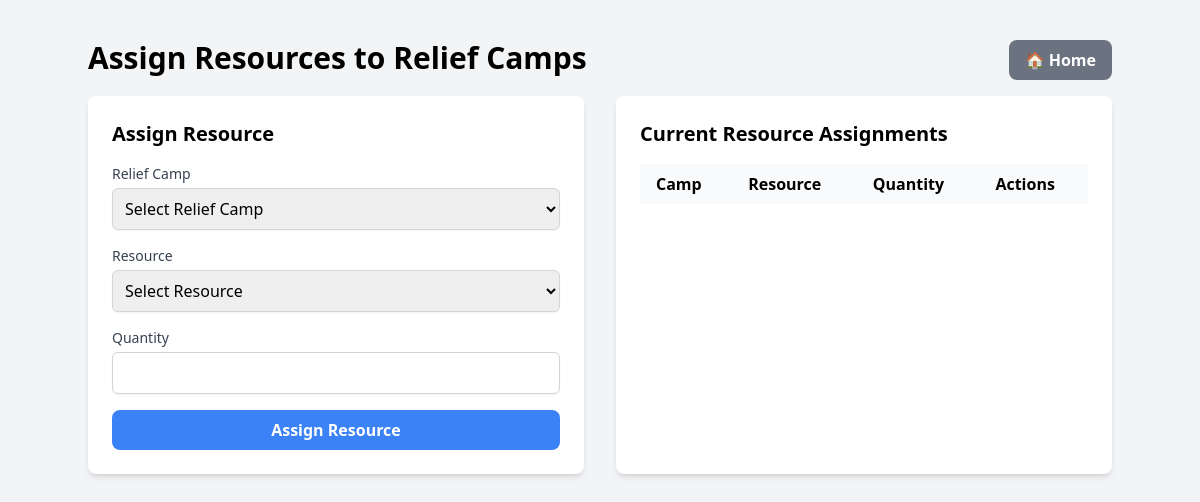
Before: /assign_resource.php with the older database file.
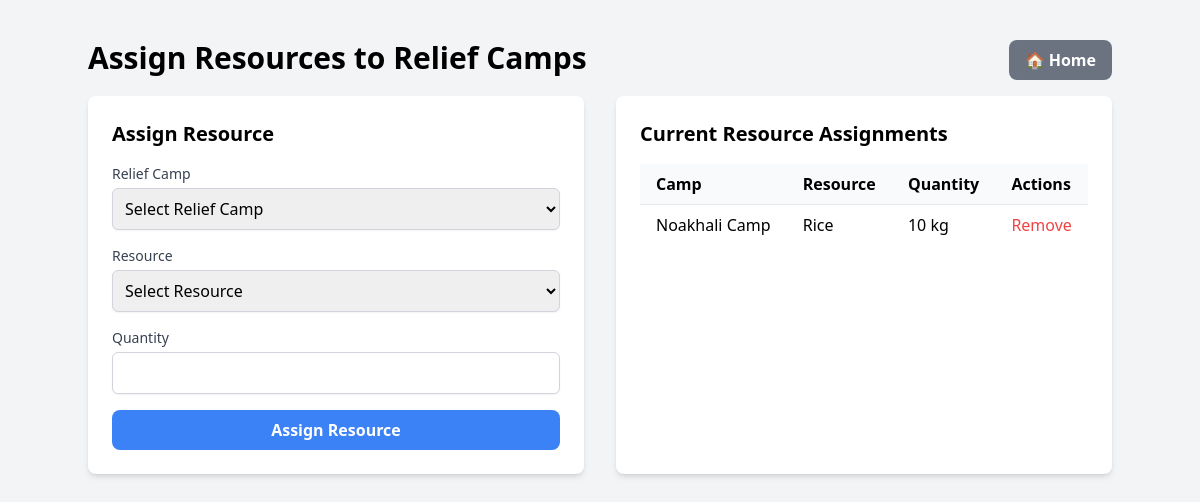
After: the same page with the newer database file.
### tables this page shows
CREATE TABLE `camp_resource` (
  `id` int(11) NOT NULL,
  `camp_id` int(11) NOT NULL,
  `resource_id` int(11) NOT NULL,
  `quantity` int(11) NOT NULL
);

CREATE TABLE `relief_camp` (
  `id` int(11) NOT NULL,
  `name` varchar(255) NOT NULL,
  `capacity` int(11) DEFAULT NULL,
  `disaster_id` int(11) DEFAULT NULL
);

CREATE TABLE `resource` (
  `id` int(11) NOT NULL,
  `name` varchar(100) NOT NULL,
  `quantity` int(11) DEFAULT NULL,
  `unit` varchar(20) DEFAULT NULL
);

### public/assign_resource.php (the view, shortened to what this page needs)
<?php
require_once '../includes/db_connect.php';
$assignments_sql = "SELECT cr.camp_id, cr.resource_id, cr.quantity,
                          r.name as resource_name, r.unit,
                          rc.name as camp_name
                   FROM Camp_Resource cr
                   JOIN Resource r ON cr.resource_id = r.id
                   JOIN Relief_Camp rc ON cr.camp_id = rc.id
                   ORDER BY rc.name, r.name";
$assignments_result = $conn->query($assignments_sql);
?>
<!DOCTYPE html>
<html lang="en">
<head>
    <script src="https://cdn.tailwindcss.com"></script>
</head>
<body class="bg-gray-100">
    <div class="container mx-auto mt-10">
        <div class="flex justify-between mb-4">
            <h1 class="text-3xl font-bold">Assign Resources to Relief Camps</h1>
            <a href="index.php" class="bg-gray-500 text-white font-bold py-2 px-4 rounded-lg hover:bg-gray-600">
                🏠 Home
            </a>
        </div>
        <div class="grid grid-cols-2 gap-8">
            <div class="bg-white p-6 rounded-lg shadow-md">
                <h2 class="text-xl font-semibold mb-4">Assign Resource</h2>
                <form action="process_assign_resource.php" method="POST" class="space-y-4">
                    <div>
                        <label class="block text-sm font-medium text-gray-700">Relief Camp</label>
                        <select name="camp_id" required class="mt-1 block w-full rounded-md border-gray-300 shadow-sm p-2 border">
                            <option value="">Select Relief Camp</option>
                        </select>
                    </div>
                    <div>
                        <label class="block text-sm font-medium text-gray-700">Resource</label>
                        <select name="resource_id" required class="mt-1 block w-full rounded-md border-gray-300 shadow-sm p-2 border">
                            <option value="">Select Resource</option>
                        </select>
                    </div>
                    <div>
                        <label class="block text-sm font-medium text-gray-700">Quantity</label>
                        <input type="number" name="quantity" required min="1"
                               class="mt-1 block w-full rounded-md border-gray-300 shadow-sm p-2 border">
                    </div>
                    <button type="submit"
                            class="w-full bg-blue-500 text-white font-bold py-2 px-4 rounded-lg hover:bg-blue-600">
                        Assign Resource
                    </button>
                </form>
            </div>
            <div class="bg-white p-6 rounded-lg shadow-md">
                <h2 class="text-xl font-semibold mb-4">Current Resource Assignments</h2>
                <div class="overflow-x-auto">
                    <table class="min-w-full table-auto">
                        <thead>
                            <tr class="bg-gray-50">
                                <th class="px-4 py-2 text-left">Camp</th>
                                <th class="px-4 py-2 text-left">Resource</th>
                                <th class="px-4 py-2 text-left">Quantity</th>
                                <th class="px-4 py-2 text-left">Actions</th>
                            </tr>
                        </thead>
                        <tbody>
                            <?php while($assignment = $assignments_result->fetch_assoc()): ?>
                                <tr class="border-t">
                                    <td class="px-4 py-2"><?php echo htmlspecialchars($assignment['camp_name']); ?></td>
                                    <td class="px-4 py-2"><?php echo htmlspecialchars($assignment['resource_name']); ?></td>
                                    <td class="px-4 py-2">
                                        <?php echo $assignment['quantity'] . ' ' . $assignment['unit']; ?>
                                    </td>
                                    <td class="px-4 py-2">
                                        <a href="delete_camp_resource.php?camp_id=<?php echo $assignment['camp_id']; ?>&resource_id=<?php echo $assignment['resource_id']; ?>"
                                           class="text-red-500 hover:text-red-700"
                                           onclick="return confirm('Are you sure you want to remove this assignment?');">
                                            Remove
                                        </a>
                                    </td>
                                </tr>
                            <?php endwhile; ?>
                        </tbody>
                    </table>
                </div>
            </div>
        </div>
    </div>
</body>
</html>

Changed rows visible on the page:
added camp_resource: camp.name "Noakhali Camp", resource.name "Rice", quantity "10", resource.unit "kg"
